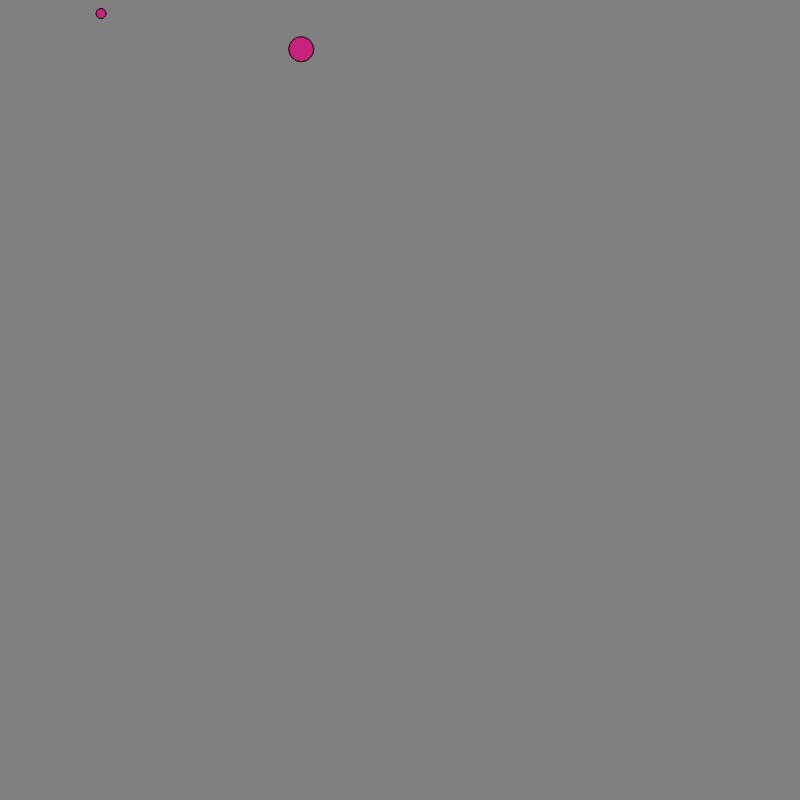
Frame 1 (no input)
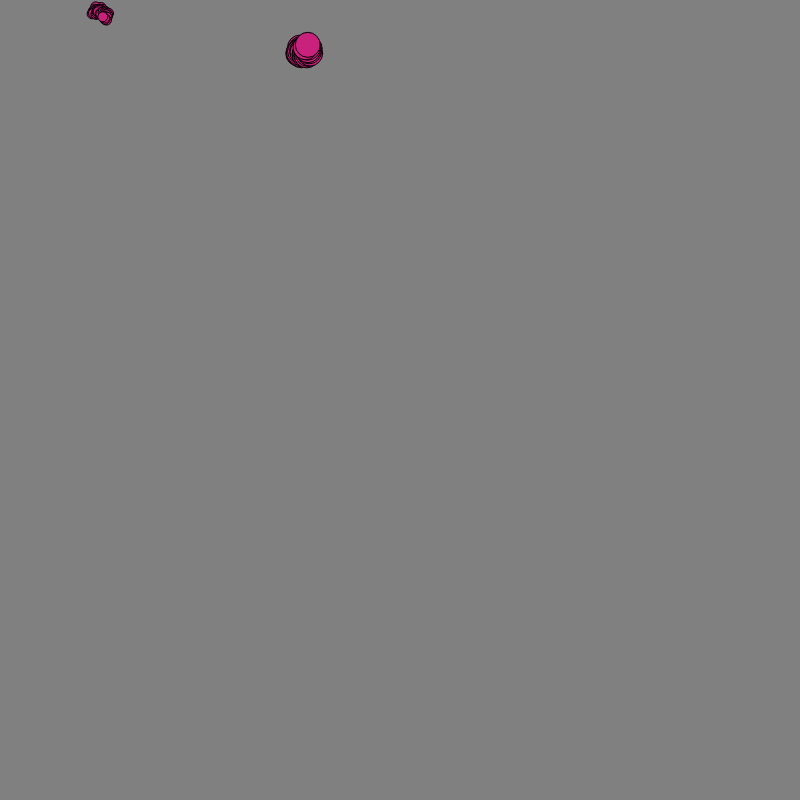
Frame 60 (no input)
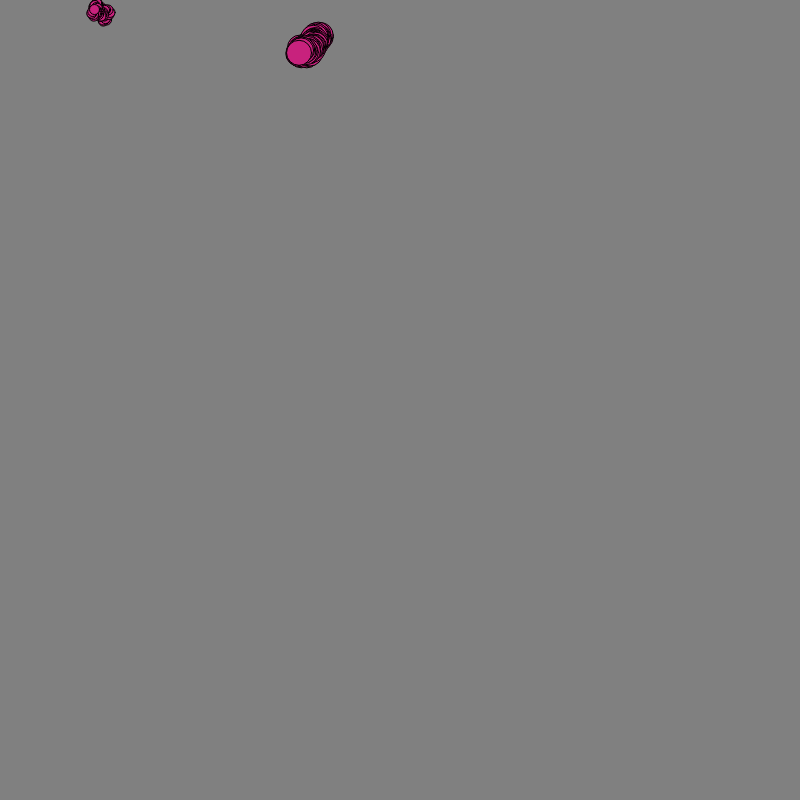
Frame 120 (the mouse pressed at the canvas centre since frame 60)

The p5.js sketch that drew these frames (run headless with seeded random() and noise() and a simulated clock; from frame 60 on, the mouse is pressed at the canvas centre):

// p5.js sketch
// ── sketch.js
var buggy
var claire
var color1

function setup() {
  createCanvas(800, 800);
  background(128)
  color1 = [
    200,
    34,
    125]
  buggy = new JitterBug(100, 15, 10, color1);
  claire = new JitterBug(300, 50, 25, color1);
}

function draw() {
  buggy.move();
  buggy.display();
  claire.move();
  claire.display();
}
//Here is our Constructor Function
function JitterBug(tempX, tempY,tempDiameter, tempColor){
  this.x = tempX;
  this.y = tempY;
  this.diameter = tempDiameter;
  this.color = tempColor
  this.speed =2.5;
//Here are the Method Functions that live inside of the Constructor (think of machines in a factory)
  this.display = function(){
    fill(this.color)
    ellipse(this.x, this.y, this.diameter, this.diameter);
  }
  
  this.move = function(){
    this.x = this.x + random(-this.speed, this.speed);
    this.y = this.y + random(-this.speed, this.speed);
  }
  

}
